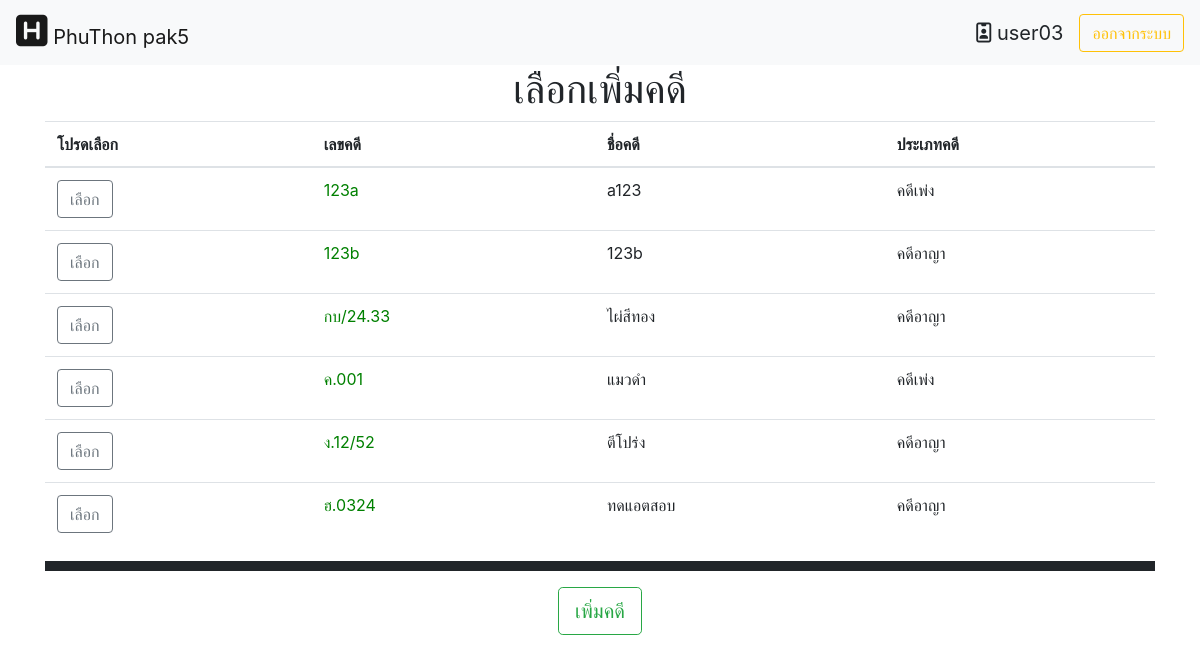
The app's page /module/main/home.php?&module=2&action=2 (signed in) with its own data.
### tables this page shows
CREATE TABLE `case_name` (
  `case_id` varchar(255) NOT NULL,
  `case_name` varchar(255) NOT NULL,
  `case_type` tinyint(2) NOT NULL,
  `case_savetime` timestamp NOT NULL DEFAULT current_timestamp() ON UPDATE current_timestamp(),
  `case_status` tinyint(2) NOT NULL
);

### module/insert/idcase_insert.php (the view, shortened to what this page needs)
<h1 class="text-center">เลือกเพิ่มคดี</h1>
<table class="table" id="myTable">
<thead>
    <tr>
      <th scope="col">โปรดเลือก</th>
      <th scope="col">เลขคดี</th>
      <th scope="col">ชื่อคดี</th>
      <th scope="col">ประเภทคดี</th>
    </tr>
  </thead>
<?php
$con = connect_db();
$sql_res = mysqli_query($con,"SELECT cn.case_id,cn.case_name,cn.case_type,cn.case_savetime FROM case_name as cn")or die("select sql responsible_person error".mysqli_error($con));
       while(list($case_id,$case_name,$case_type)=mysqli_fetch_row($sql_res)){
        if($case_type==1){
          $case_typeName="คดีเพ่ง";
        }else{
          $case_typeName="คดีอาญา";
        }
            echo"
            <tr>
              <td ><a href='?datacase=$case_id&module=2&action=3'><button type='button' class='btn btn-outline-secondary'>เลือก</button></a></td>
              <td><a href='?datacase=$case_id&module=1&action=1'>$case_id</a></td>
              <td>$case_name</td>
              <td>$case_typeName</td>
          </tr>";
        }
?>
</table>
  <hr style="border: solid 5px;">
  <p class="text-center"><td class="text-center" colspan=4><button type="button" class="btn btn-outline-success btn_add btn-lg" id="btn_add">เพิ่มคดี</button></p>

### module/main/home.php (shortened to what this page needs)
<html lang="en">
<head>
  <link rel="stylesheet" href="https://maxcdn.bootstrapcdn.com/bootstrap/4.3.1/css/bootstrap.min.css">
  <link rel="stylesheet" type="text/css" href="https://cdn.datatables.net/v/dt/dt-1.10.18/datatables.min.css"/>
  <link rel="stylesheet" href="home.css">
</head>
<body>
 <nav class="navbar navbar-expand-lg navbar-light bg-light">
  <a class="navbar-brand" href="home.php"><i style="font-size: 36px" class="fas fa-h-square"></i> PhuThon pak5</a>
  <div class="collapse navbar-collapse" id="navbarTogglerDemo03">
    <form class="form-inline my-2 my-lg-0">
    <a class="navbar-brand"><i class="far fa-id-badge"></i> <?php echo $_SESSION['user_name']; ?></a>
    <a href="../fuction/destroy_session.php"><button class="btn btn-outline-warning my-2 my-sm-0" type="button">ออกจากระบบ</button></a>
    </form>
  </div>
</nav>
<div class="container bigbody">
<?php
include("../fuction/fc_module.php");
if(empty($_GET['module'])||empty($_GET['action'])){
  module(0,0);
}else{
  module($_GET['module'],$_GET['action']);
}
?>
  </div>
</body>
</html>

### module/fuction/fc_module.php (shortened to what this page needs)
<?php
    function module($module,$action){
        $m = "";
        $a = "";
        switch($module){
            case 2 : $m="insert"; break;
        }
        switch($action){
            case 2 : $a="idcase_insert.php"; break;
        }
        if($m=="404"||$a=="404.php"){
            include("../404/404.php");
        }else{
            include("../$m/$a");
        }
    }
?>

### module/main/home.css (style rules this page uses)
a { color: green; }

### records on screen
case_name: case_id "123a", case_name "a123", case_type "คดีเพ่ง"
case_name: case_id "123b", case_name "123b", case_type "คดีอาญา"
case_name: case_id "กบ/24.33", case_name "ไผ่สีทอง", case_type "คดีอาญา"
case_name: case_id "ค.001", case_name "แมวดำ", case_type "คดีเพ่ง"
case_name: case_id "ง.12/52", case_name "ตีโปร่ง", case_type "คดีอาญา"
case_name: case_id "ฮ.0324", case_name "ทดแอตสอบ", case_type "คดีอาญา"

### other values on screen
$_SESSION['user_name'] "user03"
